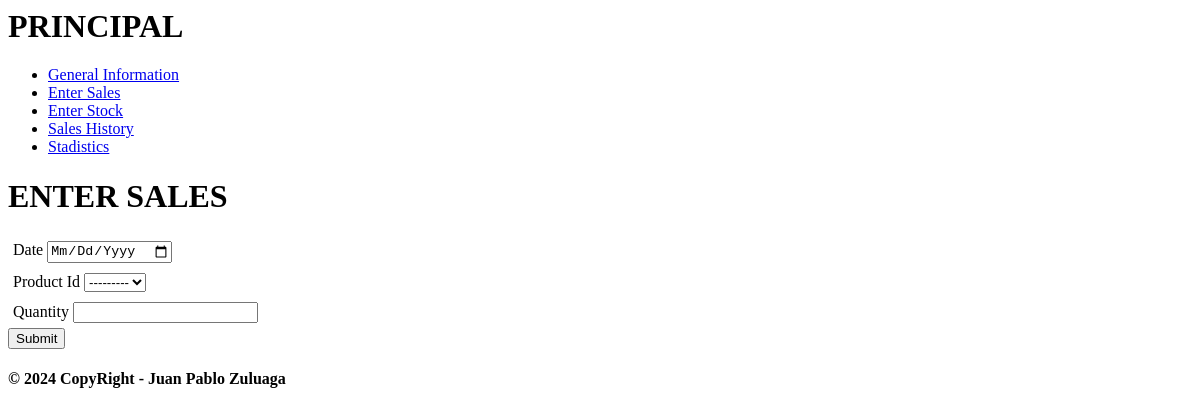
/principal/enterSales/, run on an earlier commit of the app's database.
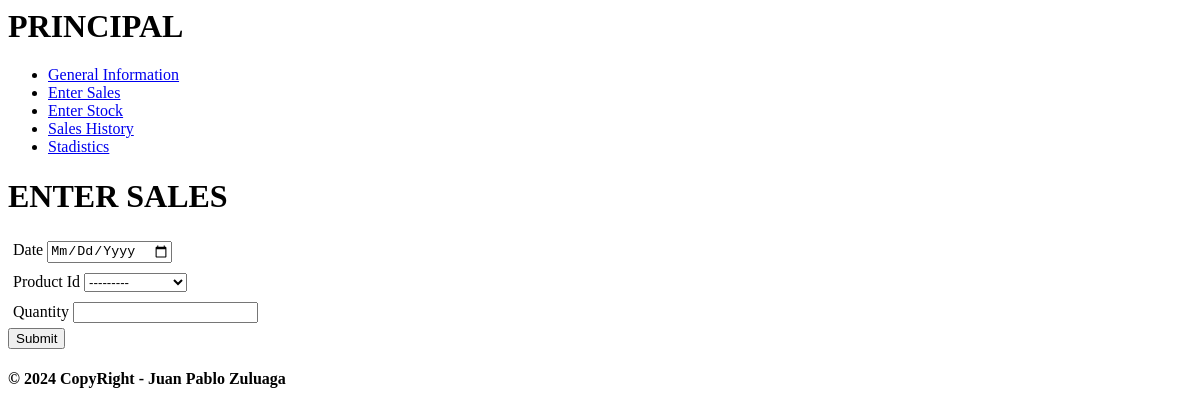
And on a later commit of the database.
### principal/models.py (models this page shows)
class Products_principal(models.Model):
    product_id = models.SmallIntegerField(primary_key=True)
    name = models.CharField(max_length=20, null=False)
    price = models.IntegerField(null=False)
    def __init__(self, product_id=None, name=None, price=None, *args, **kwargs):
        super(Products_principal, self).__init__(*args, **kwargs)
        self.product_id = product_id
        self.name = name
        self.price = price

### principal/views.py (the view)
# urls.py: path("enterSales/", views.enterSales, name="enterSales"),
def enterSales(request):
    form = SalesForm(request.POST or None)
    if form.is_valid():
        form.save()
    context = {
        'form': form,
    }
    return render(request, "principal/enterSales.html", context)

### principal/forms.py
class SalesForm(forms.ModelForm):
    date = forms.DateField(widget=forms.DateInput(attrs={'type': 'date'}))
    product_id = ProductNameChoiceField(queryset=Products_principal.objects.all())
    class Meta:
        model = Sales_principal
        fields = ['date', 'product_id', 'quantity']

### principal/forms.py (called while the page is built)
    def label_from_instance(self, obj):
        return obj.name

### principal/templates/principal/enterSales.html (shortened to what this page needs)
{% extends 'base_principal.html' %} {% block content %}
<h1>Enter Sales</h1>
<form action="" method="post">
  <div style="display: flex; flex-wrap: wrap">
    {% for campo in form %}
    <div style="width: 50%; padding: 5px">{{ campo.label }} {{ campo }}</div>
    {% endfor %}
  </div>
  <input type="submit" value="Submit" />
</form>
{% endblock %}

### fresita/templates/base_principal.html (shortened to what this page needs)
<head>
  <link rel="stylesheet" href="/style.css" />
</head>
<body>
  <div class="menu">
    <h1>PRINCIPAL</h1>
    <nav>
      <ul>
        <li><a href="/principal">General information</a></li>
        <li><a href="/principal/enterSales">Enter sales</a></li>
        <li><a href="/principal/enterStock">Enter Stock</a></li>
        <li><a href="/principal/salesHistory">Sales history</a></li>
        <li><a href="/principal/stadistics">stadistics</a></li>
      </ul>
    </nav>
  </div>
  <div class="container">{% block content %} {% endblock content%}</div>
  <footer class="footer">
    <div class="container-footer">
      <h4>© 2024 CopyRight - Juan Pablo Zuluaga</h4>
    </div>
  </footer>
</body>

### fresita/templates/css/style.css (style rules this page uses)
* { text-transform: capitalize; }
h1 { text-transform: uppercase; }

What changed in the data, as far as the page shows it:
added Products_principal: form "---------"
